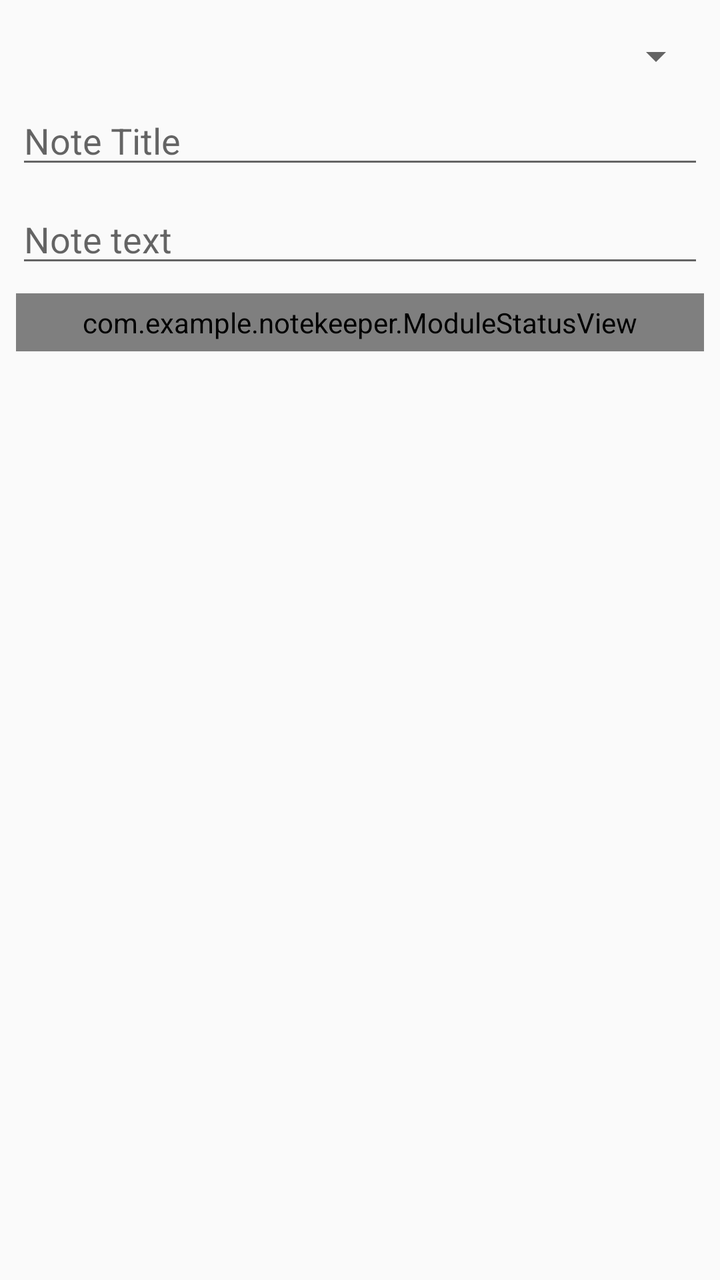
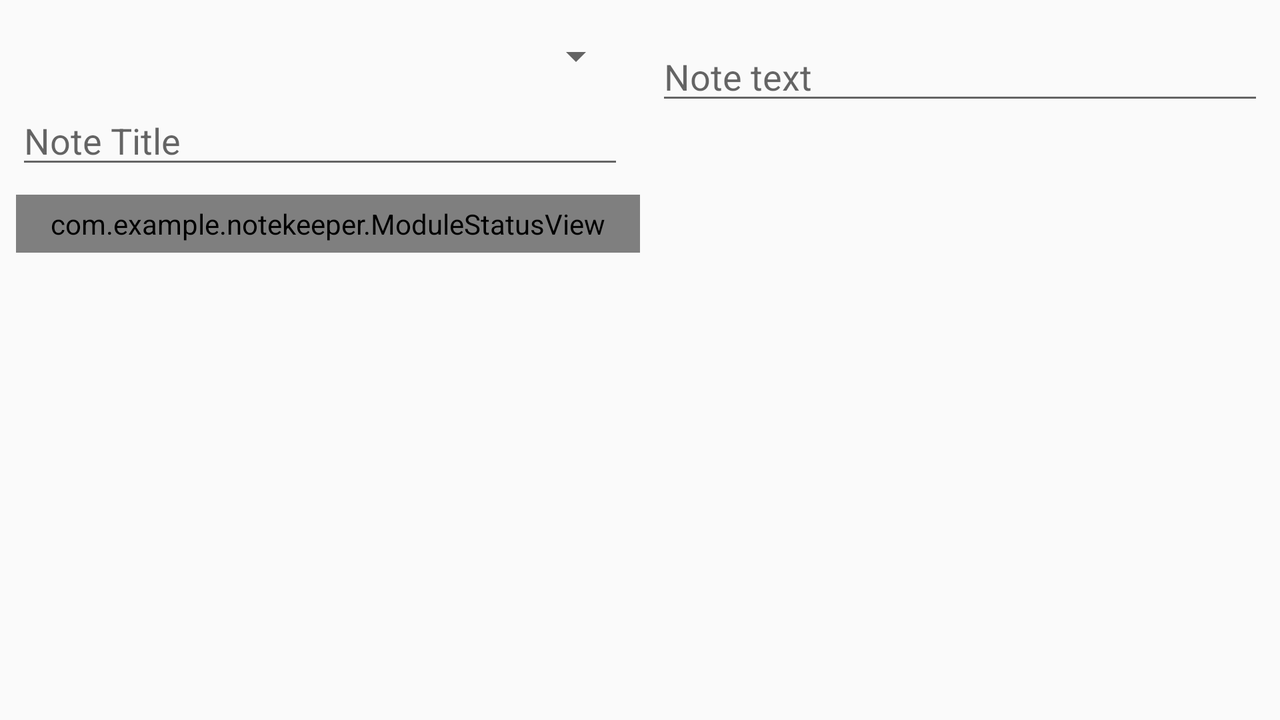

Two renders of one Android screen. The first uses the default layout on a phone; the second uses the alternative layout the repository ships for a different screen configuration, on a matching device. The two XML files are below.
<!-- AndroidManifest.xml: application theme AppTheme -->
<!-- res/layout/content_note.xml -->
<?xml version="1.0" encoding="utf-8"?>
<androidx.constraintlayout.widget.ConstraintLayout xmlns:android="http://schemas.android.com/apk/res/android"
    xmlns:app="http://schemas.android.com/apk/res-auto"
    xmlns:tools="http://schemas.android.com/tools"
    android:layout_width="match_parent"
    android:layout_height="match_parent"
    app:layout_behavior="@string/appbar_scrolling_view_behavior">

    <ProgressBar
        android:id="@+id/progress_bar"
        style="@style/Widget.AppCompat.ProgressBar.Horizontal"
        android:layout_width="0dp"
        android:layout_height="wrap_content"
        android:layout_marginStart="20dp"
        android:layout_marginLeft="20dp"
        android:layout_marginEnd="20dp"
        android:layout_marginRight="20dp"
        android:max="3"
        android:visibility="gone"
        app:layout_constraintBottom_toBottomOf="parent"
        app:layout_constraintEnd_toEndOf="parent"
        app:layout_constraintStart_toStartOf="parent"
        app:layout_constraintTop_toTopOf="parent" />

    <Spinner
        android:id="@+id/spinner_courses"
        android:layout_width="0dp"
        android:layout_height="wrap_content"
        android:layout_marginStart="8dp"
        android:layout_marginTop="16dp"
        android:layout_marginEnd="8dp"
        android:nextFocusRight="@+id/text_note_title"
        app:layout_constraintEnd_toEndOf="parent"
        app:layout_constraintStart_toStartOf="parent"
        app:layout_constraintTop_toTopOf="parent" />

    <EditText
        android:id="@+id/text_note_title"
        android:layout_width="0dp"
        android:layout_height="wrap_content"
        android:layout_marginTop="8dp"
        android:autofillHints=""
        android:ems="10"
        android:gravity="start|top"
        android:hint="@string/note_title_hint"
        android:inputType="textMultiLine"
        android:nextFocusRight="@+id/text_note_text"
        app:layout_constraintEnd_toEndOf="@+id/spinner_courses"
        app:layout_constraintStart_toStartOf="@+id/spinner_courses"
        app:layout_constraintTop_toBottomOf="@+id/spinner_courses" />

    <EditText
        android:id="@+id/text_note_text"
        android:layout_width="0dp"
        android:layout_height="wrap_content"
        android:layout_marginTop="8dp"
        android:ems="10"
        android:gravity="start|top"
        android:hint="@string/note_text_hint"
        android:inputType="textMultiLine"
        app:layout_constraintEnd_toEndOf="@+id/text_note_title"
        app:layout_constraintStart_toStartOf="@+id/text_note_title"
        app:layout_constraintTop_toBottomOf="@+id/text_note_title" />

    <com.example.notekeeper.ModuleStatusView
        android:id="@+id/module_status"
        android:layout_width="0dp"
        android:layout_height="wrap_content"
        android:layout_marginTop="8dp"
        android:padding="5dp"
        app:layout_constraintEnd_toEndOf="@+id/text_note_text"
        app:layout_constraintStart_toStartOf="@+id/text_note_text"
        app:layout_constraintTop_toBottomOf="@+id/text_note_text"
        app:outlineColor="@color/pluralsight_orange"
        app:outlineWidth="5dp"
        app:shape="circle" />
</androidx.constraintlayout.widget.ConstraintLayout>
<!-- resources referenced by this layout -->
<resources>
  <string name="note_text_hint">Note text</string>
  <string name="note_title_hint">Note Title</string>
  <style name="AppTheme" parent="Theme.AppCompat.Light.DarkActionBar">
          
          <item name="colorPrimary">@color/colorPrimary</item>
          <item name="colorPrimaryDark">@color/colorPrimaryDark</item>
          <item name="colorAccent">@color/colorAccent</item>
  
      </style>
</resources>
<!-- res/layout-land/content_note.xml (the repository's variant of the layout above) -->
<!-- drawn on the phone turned sideways -->
<?xml version="1.0" encoding="utf-8"?>
<androidx.constraintlayout.widget.ConstraintLayout xmlns:android="http://schemas.android.com/apk/res/android"
    xmlns:app="http://schemas.android.com/apk/res-auto"
    xmlns:tools="http://schemas.android.com/tools"
    android:layout_width="match_parent"
    android:layout_height="match_parent"
    app:layout_behavior="@string/appbar_scrolling_view_behavior">

    <ProgressBar
        android:id="@+id/progress_bar"
        style="@style/Widget.AppCompat.ProgressBar.Horizontal"
        android:layout_width="0dp"
        android:layout_height="wrap_content"
        android:layout_marginStart="20dp"
        android:layout_marginLeft="20dp"
        android:layout_marginEnd="20dp"
        android:layout_marginRight="20dp"
        android:max="3"
        android:visibility="gone"
        app:layout_constraintBottom_toBottomOf="parent"
        app:layout_constraintEnd_toEndOf="parent"
        app:layout_constraintStart_toStartOf="parent"
        app:layout_constraintTop_toTopOf="parent" />

    <Spinner
        android:id="@+id/spinner_courses"
        android:layout_width="0dp"
        android:layout_height="wrap_content"
        android:layout_marginStart="8dp"
        android:layout_marginTop="16dp"
        android:layout_marginEnd="8dp"
        android:layout_marginRight="8dp"
        app:layout_constraintEnd_toStartOf="@+id/guideline"
        app:layout_constraintStart_toStartOf="parent"
        app:layout_constraintTop_toTopOf="parent" />

    <EditText
        android:id="@+id/text_note_title"
        android:layout_width="0dp"
        android:layout_height="wrap_content"
        android:layout_marginTop="8dp"
        android:autofillHints=""
        android:ems="10"
        android:gravity="start|top"
        android:hint="@string/note_title_hint"
        android:inputType="textMultiLine"
        app:layout_constraintEnd_toEndOf="@+id/spinner_courses"
        app:layout_constraintStart_toStartOf="@+id/spinner_courses"
        app:layout_constraintTop_toBottomOf="@+id/spinner_courses" />

    <EditText
        android:id="@+id/text_note_text"
        android:layout_width="0dp"
        android:layout_height="wrap_content"
        android:layout_marginStart="8dp"
        android:layout_marginLeft="8dp"
        android:layout_marginTop="16dp"
        android:layout_marginEnd="8dp"
        android:layout_marginRight="8dp"
        android:ems="10"
        android:gravity="start|top"
        android:hint="@string/note_text_hint"
        android:inputType="textMultiLine"
        app:layout_constraintEnd_toEndOf="parent"
        app:layout_constraintStart_toStartOf="@+id/guideline"
        app:layout_constraintTop_toTopOf="parent" />

    <androidx.constraintlayout.widget.Guideline
        android:id="@+id/guideline"
        android:layout_width="wrap_content"
        android:layout_height="wrap_content"
        android:orientation="vertical"
        app:layout_constraintGuide_percent="0.5" />

    <com.example.notekeeper.ModuleStatusView
        android:id="@+id/module_status"
        android:layout_width="0dp"
        android:layout_height="wrap_content"
        android:layout_marginTop="8dp"
        android:padding="5dp"
        app:layout_constraintEnd_toStartOf="@+id/progress_bar"
        app:layout_constraintHorizontal_bias="0.0"
        app:layout_constraintStart_toStartOf="@+id/text_note_title"
        app:layout_constraintTop_toBottomOf="@+id/text_note_title"
        app:outlineColor="@color/pluralsight_orange"
        app:outlineWidth="5dp"
        app:shape="circle" />
</androidx.constraintlayout.widget.ConstraintLayout>
